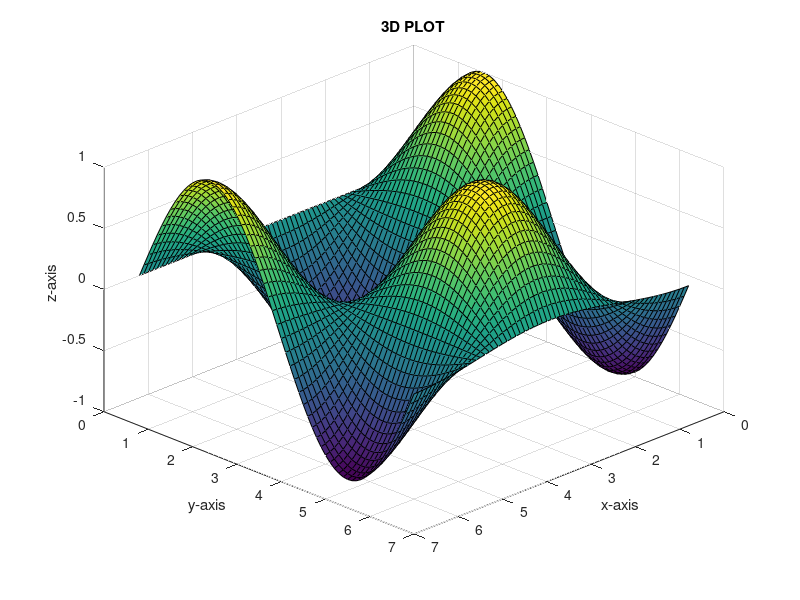

MATLAB code to generate this figure:
x = 0:0.1:2*pi;
y = 0:0.1:2*pi;
[X,Y] = meshgrid(x,y);
Z = cos(X) .* sin(Y);
figure
surf(X,Y,Z)
xlabel('x-axis')
ylabel('y-axis')
zlabel('z-axis')
view([1 1 1])
title('3D PLOT')
